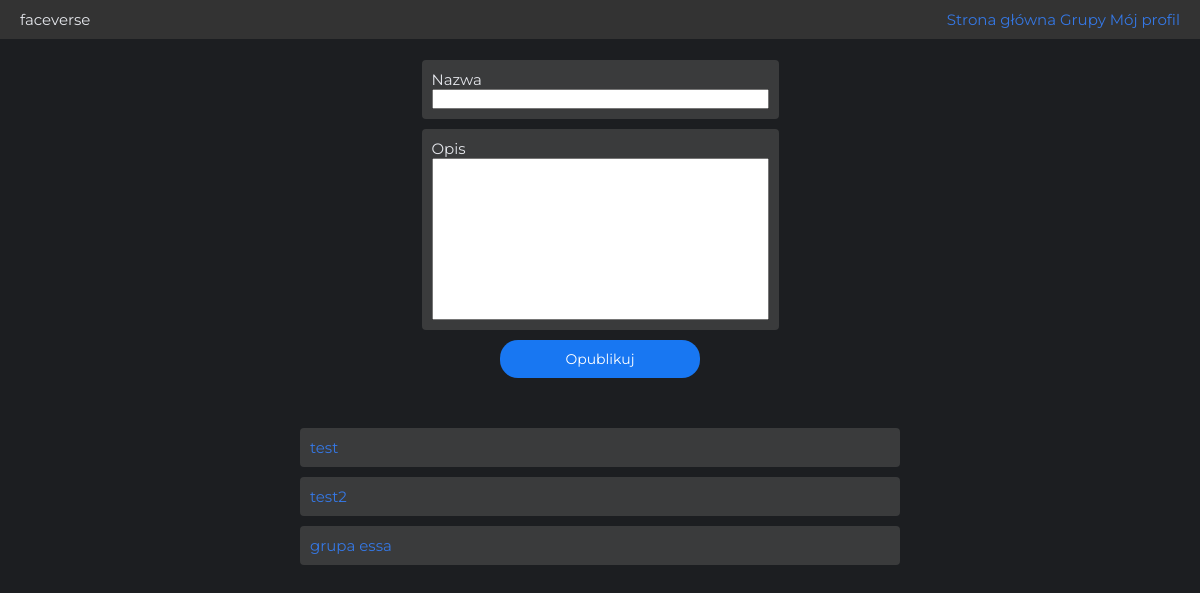
/groups/ (signed in), run on an earlier commit of the app's database.
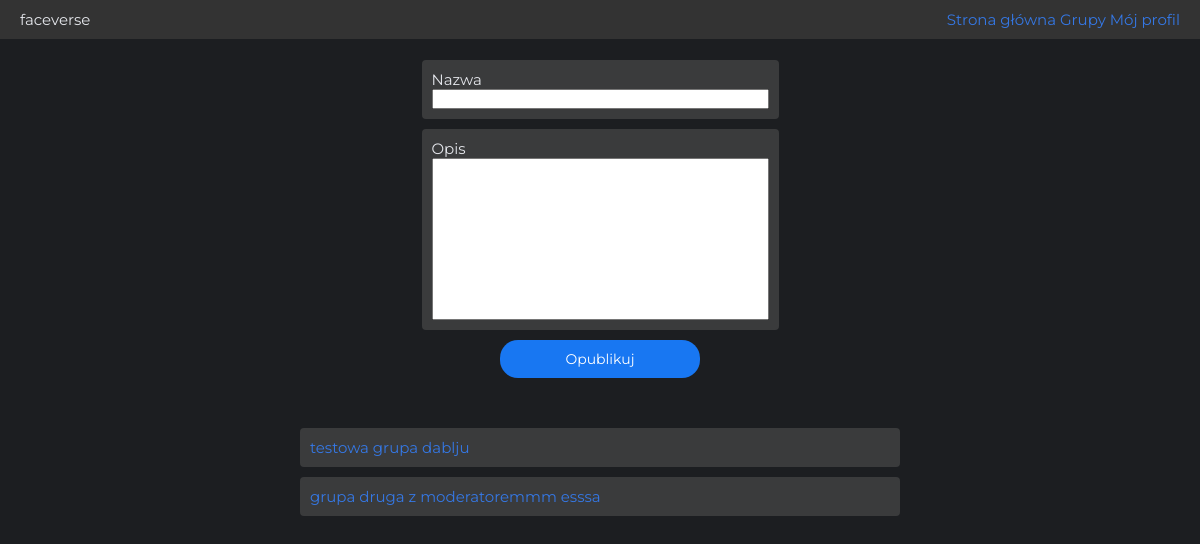
And on a later commit of the database.
### group_management/models.py (models this page shows, shortened)
class Group(models.Model):
    name = models.CharField(max_length=100)
    slug = models.SlugField(unique=True, blank=True)
    description = models.TextField()
    profile_image = models.ImageField(upload_to='group_images/', blank=True, null=True)
    members = models.ManyToManyField(User, related_name='user_groups')
    moderators = models.ManyToManyField(User, related_name='moderated_groups', blank=True)

### group_management/views.py (the view)
# urls.py: path('groups/', include('group_management.urls')),
@login_required
def groups(request):
    all_groups = Group.objects.all()
    if request.method == 'POST':
        form = GroupForm(request.POST)
        if form.is_valid():
            group = form.save(commit=False)
            group.save()
            group.members.add(request.user)
            group.moderators.add(request.user)
            return redirect('group_management:groups')
    else:
        form = GroupForm()
    return render(request, 'group_management/groups.html', {'form': form, 'groups': all_groups})

### group_management/forms.py
class GroupForm(forms.ModelForm):
    class Meta:
        model = Group
        fields = ['name', 'description']
        labels = {
            'name': "Nazwa",
            'description': 'Opis',
        }

### group_management/templates/group_management/groups.html (shortened to what this page needs)
<!DOCTYPE html>
<html lang="en">
	<head>
		{% load static %}
		<link rel="stylesheet" href="{% static 'css/groups.css' %}" />
	</head>
	<body>
		<header class="top-nav">
			<div class="top-nav__logo">faceverse</div>
			<nav class="top-nav__links">
				<a href="{% url 'core:home' %}" class="top-nav__link">Strona główna</a>
				<a href="{% url 'group_management:groups' %}" class="top-nav__link"
					>Grupy</a
				>
				<a
					href="{% url 'user_management:profile' user.username %}"
					class="top-nav__link"
					>Mój profil</a
				>
			</nav>
		</header>
		<form method="post" class="group-form">
			<div class="group-form__fields">
				{% for field in form %}
				<div class="group-form__field">
					<label class="group-form__label">{{ field.label }}</label>
					{{ field }}
				</div>
				{% endfor %}
			</div>
			<button type="submit" class="group-form__submit">Opublikuj</button>
		</form>
		<div class="group-list">
			{% for group in groups %}
			<p class="group-list__item">
				<a href="{% url 'group_management:group_detail' group.slug %}"
					>{{ group.name }}</a
				>
			</p>
			{% endfor %}
		</div>
	</body>
</html>

What changed in the data, as far as the page shows it:
removed Group: name "test"
removed Group: name "test2"
removed Group: name "grupa essa"
added Group: name "testowa grupa dablju"
added Group: name "grupa druga z moderatoremmm esssa"
